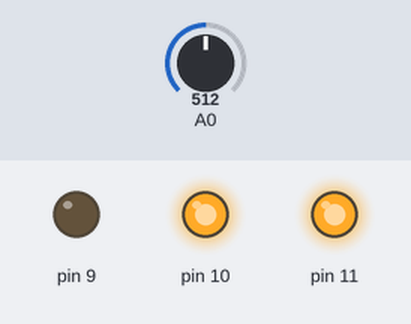
This sketch was run on a simulated Arduino Uno, built with avr-gcc and run on an emulated ATmega328P. Parts: output pins drawn as LEDs (lit = HIGH). The test bench sets the inputs (shaded band); at power-on: A0 = 512.

Above: at 1.2 s.
1.3 s: A0 set to 574
2.8 s: A0 set to 602
At 4.0 s:
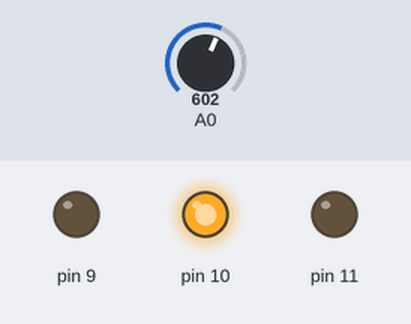
4.3 s: A0 set to 428
At 5.1 s:
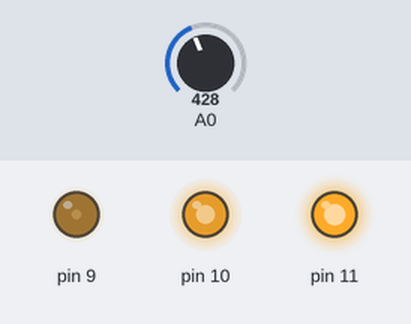
5.8 s: A0 set to 450
At 6.3 s:
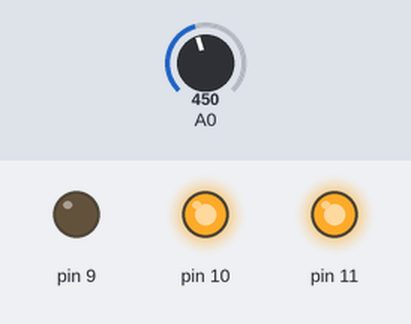
7.3 s: A0 set to 594
At 8.5 s:
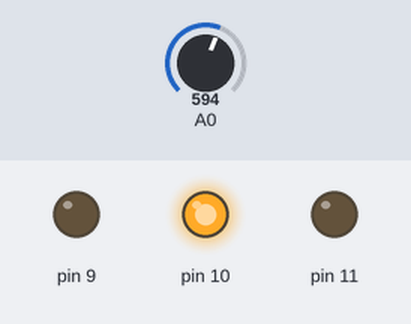
8.8 s: A0 set to 511
At 9.8 s:
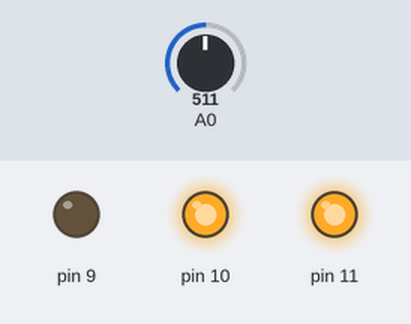
Timing chart, 0 to 11.3 s (numbered marks = the images above; inputs shaded):
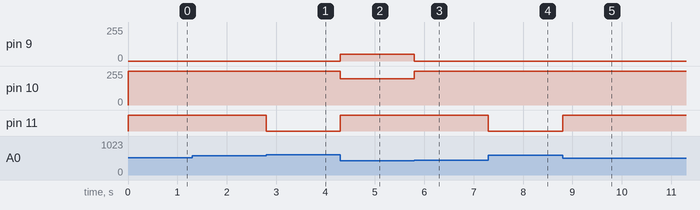

The sketch:

3.7_Analog_Input_Control.ino
```cpp
int pot = 0;

void setup() {
  pinMode(9,OUTPUT);
  pinMode(10,OUTPUT);
  pinMode(11,OUTPUT);
}

void loop() {
  pot = analogRead(0);
  if(pot < 146){
      analogWrite(9,255);
      analogWrite(10,0);
      analogWrite(11, 200);
  }else{
    if(pot < 292){
      analogWrite(9,0);
      analogWrite(10,0);
      analogWrite(11, 255);
    }else{
      if(pot < 438){
      analogWrite(9,51);
      analogWrite(10,198);
      analogWrite(11, 255);
      }else{
        if(pot < 584){
      analogWrite(9,0);
      analogWrite(10,255);
      analogWrite(11, 255);
        }else{
          if(pot < 730){
      analogWrite(9,0);
      analogWrite(10,255);
      analogWrite(11, 0);
          }else{
            if(pot < 876){
      analogWrite(9,255);
      analogWrite(10,0);
      analogWrite(11, 0);
            }else{
              if(pot < 1022){
      analogWrite(9,255);
      analogWrite(10,0);
      analogWrite(11, 255);
              }
            }
          }
        }
      }
    }
  }
  }
```

Measured:
- the behaviour switches between 583 and 584 on A0 (found by bisection; images 0 and 1)
- the behaviour switches between 437 and 438 on A0 (found by bisection; images 2 and 3)
- after the input at 1.3 s, every drawn part: stays the same
- after the input at 2.8 s, pin 11: HIGH → LOW at once
- after the input at 4.3 s, pin 9: 0/255 → 51/255 at once; pin 10: 255/255 → 198/255 at once; pin 11: LOW → HIGH at once
- after the input at 5.8 s, pin 9: 51/255 → 0/255 at once; pin 10: 198/255 → 255/255 at once
- after the input at 7.3 s, pin 11: HIGH → LOW at once
- after the input at 8.8 s, pin 11: LOW → HIGH at once
